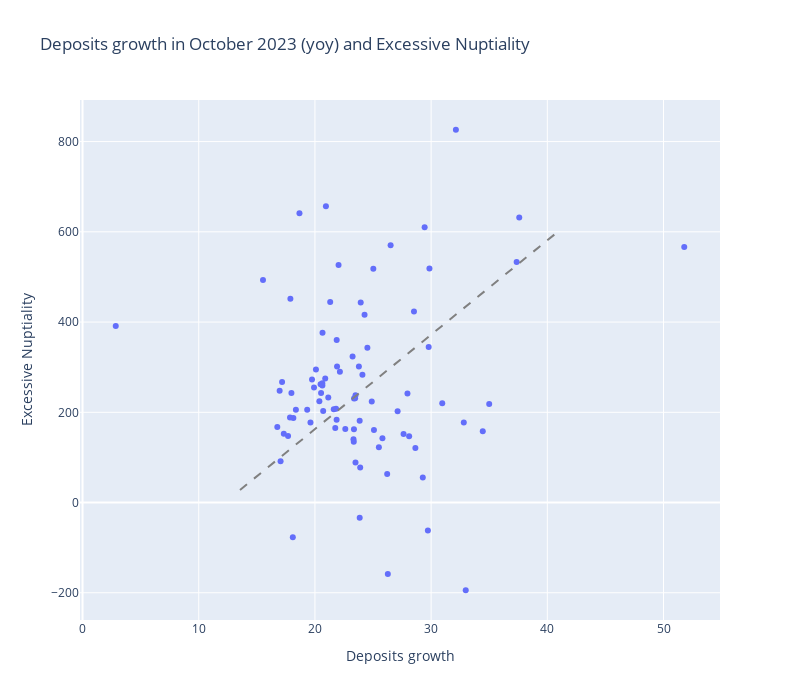

The notebook cell this image was saved under:
### Code cell
fig = px.scatter(
    df_full,
    y='Excessive Marriages per100k',
    x='pmgrowth',
    hover_name='Region',
    title="Deposits growth in October 2023 (yoy) and Excessive Nuptiality",
    labels={"Excessive Marriages per100k": "Excessive Nuptiality", "pmgrowth": "Deposits growth"},
    width=800, height=700
)


fig.show()

### Figure 1 — Plotly figure (JSON) as saved in the notebook; plotly's stock layout.template omitted (floating-point values rounded to 4 significant figures)
{"data": [{"hovertemplate": "<b>%{hovertext}</b><br><br>Deposits growth=%{x}<br>Excessive Nuptiality=%{y}<extra></extra>", "hovertext": ["Алтайский край", "Амурская область", "Архангельская область без АО", "Астраханская область", "Белгородская область", "Брянская область", "Владимирская область", "Волгоградская область", "Вологодская область", "Воронежская область", "Еврейская АО", "Забайкальский край", "Ивановская область", "Иркутская область", "Кабардино-Балкария", "Калининградская область", "Калужская область", "Камчатский край", "Карачаево-Черкесия", "Кемеровская область", "Кировская область", "Костромская область", "Краснодарский край", "Красноярский край", "Курганская область", "Курская область", "Ленинградская область", "Липецкая область", "Магаданская область", "Москва", "Московская область", "Мурманская область", "Ненецкий АО", "Нижегородская область", "Новгородская область", "Новосибирская область", "Омская область", "Оренбургская область", "Орловская область", "Пензенская область", "Пермский край", "Приморский край", "Псковская область", "Республика Адыгея", "Республика Алтай", "Республика Башкортостан", "Республика Бурятия", "Республика Дагестан", "Республика Ингушетия", "Республика Калмыкия", "Республика Карелия", "Республика Коми", "Республика Крым", "Республика Марий Эл", "Республика Мордовия", "Республика Татарстан", "Республика Тыва", "Республика Хакасия", "Ростовская область", "Рязанская область", "Самарская область", "Санкт-Петербург", "Саратовская область", "Сахалинская область", "Свердловская область", "Севастополь", "Северная Осетия", "Смоленская область", "Ставропольский край", "Тамбовская область", "Тверская область", "Томская область", "Тульская область", "Тюменская область без АО", "Удмуртская Республика", "Ульяновская область", "Хабаровский край", "Ханты-Мансийский АО", "Челябинская область", "Чеченская Республика", "Чувашская Республика", "Чукотский АО", "Якутия", "Ямало-Hенецкий АО", "Ярославская область"], "legendgroup": "", "marker": {"color": "#636efa", "symbol": "circle"}, "mode": "markers", "name": "", "orientation": "v", "showlegend": false, "type": "scatter", "x": [24.51, 32.13, 16.96, 26.22, 17.17, 22.61, 20.38, 24.89, 17.98, 21.62, 18.67, 29.44, 20.49, 24.09, 23.85, 25.02, 17.69, 15.53, 25.08, 24.27, 23.46, 21.87, 35.0, 21.9, 23.78, 21.86, 20.53, 18.14, 2.858, 27.96, 19.75, 18.36, 32.81, 17.32, 20.65, 29.79, 23.94, 23.34, 16.76, 21.75, 20.64, 26.51, 21.31, 30.96, 37.36, 25.5, 37.58, 26.27, 18.1, 28.64, 17.89, 17.85, 25.81, 28.11, 23.49, 20.71, 51.78, 29.85, 27.11, 23.32, 23.85, 21.82, 19.92, 20.94, 23.24, 34.44, 29.72, 22.15, 27.63, 17.04, 20.09, 19.61, 23.49, 28.52, 23.89, 19.33, 22.03, 23.36, 20.63, 32.98, 29.28, null, 20.88, 23.36, 21.15], "xaxis": "x", "y": [343.3, 826.2, 247.7, 63.26, 267.4, 163.0, 224.6, 224.0, 242.6, 207.0, 641.2, 610.3, 262.0, 283.0, -33.48, 518.0, 147.2, 493.3, 161.0, 416.2, 231.2, 360.3, 218.4, 301.2, 301.8, 183.5, 242.7, 187.5, 391.1, 241.4, 272.9, 205.4, 177.6, 152.2, 376.1, 344.7, 443.3, 134.9, 167.6, 165.1, 259.5, 570.4, 444.6, 219.9, 533.1, 122.6, 631.9, -158.2, -76.97, 121.1, 451.8, 188.7, 142.6, 147.0, 88.54, 203.0, 566.2, 518.9, 202.4, 140.4, 181.3, 208.1, 255.2, 656.5, 323.6, 158.1, -61.93, 289.6, 152.0, 91.42, 294.8, 177.2, 237.8, 423.5, 77.8, 205.5, 526.5, 162.5, 264.1, -194.4, 55.5, 423.2, 275.0, 230.4, 232.6], "yaxis": "y"}], "layout": {"height": 700, "legend": {"tracegroupgap": 0}, "shapes": [{"line": {"color": "gray", "dash": "dash"}, "type": "line"}], "title": {"text": "Deposits growth in October 2023 (yoy) and Excessive Nuptiality"}, "width": 800, "xaxis": {"anchor": "y", "domain": [0, 1], "title": {"text": "Deposits growth"}}, "yaxis": {"anchor": "x", "domain": [0, 1], "title": {"text": "Excessive Nuptiality"}}}}
